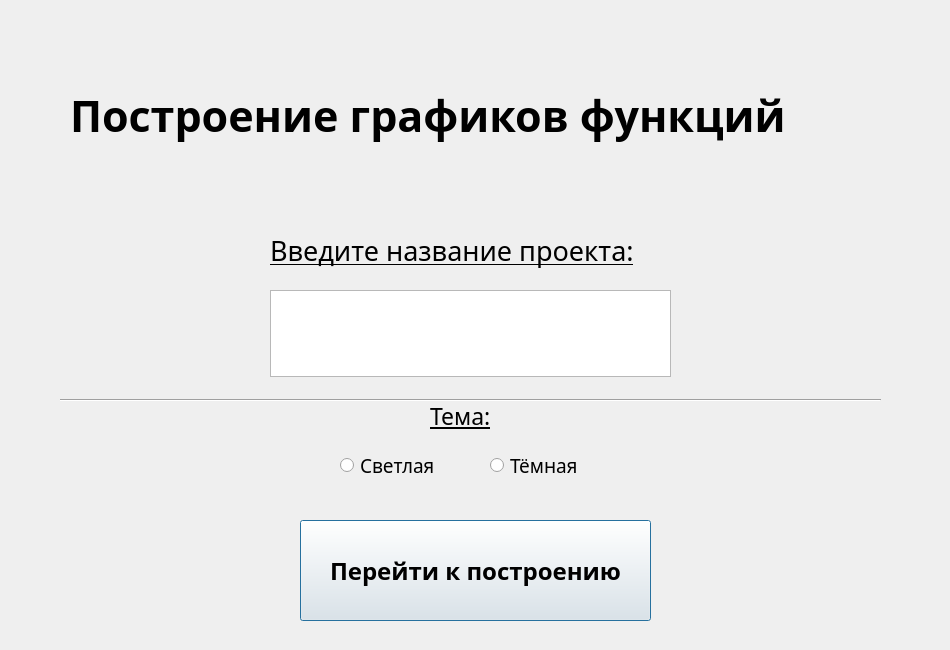
<?xml version="1.0" encoding="UTF-8"?>
<ui version="4.0">
 <class>StartWin</class>
 <widget class="QDialog" name="StartWin">
  <property name="geometry">
   <rect>
    <x>0</x>
    <y>0</y>
    <width>950</width>
    <height>650</height>
   </rect>
  </property>
  <property name="minimumSize">
   <size>
    <width>950</width>
    <height>650</height>
   </size>
  </property>
  <property name="maximumSize">
   <size>
    <width>950</width>
    <height>650</height>
   </size>
  </property>
  <property name="font">
   <font>
    <family>Sitka Heading</family>
    <pointsize>10</pointsize>
   </font>
  </property>
  <property name="windowTitle">
   <string>Grapher</string>
  </property>
  <widget class="QLabel" name="Heading">
   <property name="geometry">
    <rect>
     <x>70</x>
     <y>60</y>
     <width>801</width>
     <height>111</height>
    </rect>
   </property>
   <property name="font">
    <font>
     <pointsize>32</pointsize>
     <weight>75</weight>
     <bold>true</bold>
    </font>
   </property>
   <property name="text">
    <string>Построение графиков функций</string>
   </property>
  </widget>
  <widget class="QTextEdit" name="NameText">
   <property name="geometry">
    <rect>
     <x>270</x>
     <y>290</y>
     <width>401</width>
     <height>87</height>
    </rect>
   </property>
  </widget>
  <widget class="QLabel" name="NamePr">
   <property name="geometry">
    <rect>
     <x>270</x>
     <y>230</y>
     <width>411</width>
     <height>41</height>
    </rect>
   </property>
   <property name="font">
    <font>
     <pointsize>20</pointsize>
     <underline>true</underline>
    </font>
   </property>
   <property name="text">
    <string>Введите название проекта:</string>
   </property>
  </widget>
  <widget class="QPushButton" name="GoButton">
   <property name="geometry">
    <rect>
     <x>300</x>
     <y>520</y>
     <width>351</width>
     <height>101</height>
    </rect>
   </property>
   <property name="font">
    <font>
     <pointsize>18</pointsize>
     <weight>75</weight>
     <bold>true</bold>
    </font>
   </property>
   <property name="text">
    <string>Перейти к построению</string>
   </property>
  </widget>
  <widget class="QRadioButton" name="WhiteBtn">
   <property name="geometry">
    <rect>
     <x>340</x>
     <y>450</y>
     <width>131</width>
     <height>31</height>
    </rect>
   </property>
   <property name="font">
    <font>
     <pointsize>14</pointsize>
    </font>
   </property>
   <property name="text">
    <string>Светлая</string>
   </property>
   <attribute name="buttonGroup">
    <string notr="true">GroupBtn</string>
   </attribute>
  </widget>
  <widget class="QLabel" name="NamePr_2">
   <property name="geometry">
    <rect>
     <x>430</x>
     <y>400</y>
     <width>71</width>
     <height>31</height>
    </rect>
   </property>
   <property name="font">
    <font>
     <pointsize>17</pointsize>
     <underline>true</underline>
    </font>
   </property>
   <property name="text">
    <string>Тема:</string>
   </property>
  </widget>
  <widget class="QRadioButton" name="BlackBtn">
   <property name="geometry">
    <rect>
     <x>490</x>
     <y>450</y>
     <width>131</width>
     <height>31</height>
    </rect>
   </property>
   <property name="font">
    <font>
     <pointsize>14</pointsize>
    </font>
   </property>
   <property name="text">
    <string>Тёмная</string>
   </property>
   <attribute name="buttonGroup">
    <string notr="true">GroupBtn</string>
   </attribute>
  </widget>
  <widget class="Line" name="line">
   <property name="geometry">
    <rect>
     <x>60</x>
     <y>390</y>
     <width>821</width>
     <height>20</height>
    </rect>
   </property>
   <property name="orientation">
    <enum>Qt::Horizontal</enum>
   </property>
  </widget>
 </widget>
 <resources/>
 <connections/>
 <buttongroups>
  <buttongroup name="GroupBtn"/>
 </buttongroups>
</ui>
